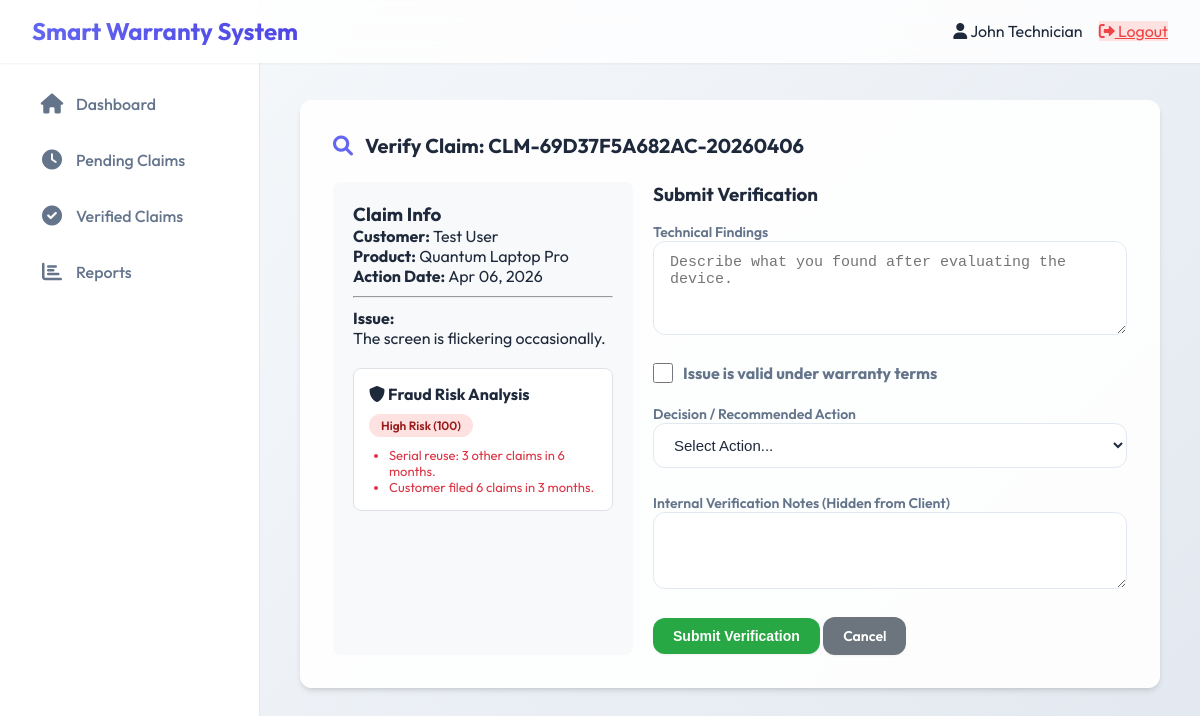
Screenshot of /technician/verify_claim.php?id=1 (signed in) with the database file from the repository.
### tables this page shows
CREATE TABLE `claims` (
  `id` int(11) NOT NULL,
  `claim_number` varchar(50) NOT NULL,
  `warranty_id` int(11) NOT NULL,
  `user_id` int(11) NOT NULL,
  `assigned_technician_id` int(11) DEFAULT NULL,
  `issue_description` text NOT NULL,
  `issue_category` varchar(50) NOT NULL,
  `priority` enum('low','medium','high','urgent') NOT NULL DEFAULT 'medium',
  `status` enum('pending','under_review','approved','rejected','in_progress','completed','replaced','pending_refund','refund_denied') NOT NULL DEFAULT 'pending',
  `created_at` timestamp NOT NULL DEFAULT current_timestamp(),
  `updated_at` timestamp NOT NULL DEFAULT current_timestamp() ON UPDATE current_timestamp()
);

CREATE TABLE `users` (
  `id` int(11) NOT NULL,
  `username` varchar(50) NOT NULL,
  `password` varchar(255) NOT NULL,
  `email` varchar(100) NOT NULL,
  `full_name` varchar(100) NOT NULL,
  `phone` varchar(20) DEFAULT NULL,
  `address` text DEFAULT NULL,
  `user_type` enum('client','technician','admin','owner') NOT NULL DEFAULT 'client',
  `status` enum('active','inactive') NOT NULL DEFAULT 'active',
  `last_login` datetime DEFAULT NULL,
  `created_at` timestamp NOT NULL DEFAULT current_timestamp()
);

CREATE TABLE `products` (
  `id` int(11) NOT NULL,
  `product_name` varchar(100) NOT NULL,
  `model_number` varchar(50) NOT NULL,
  `brand` varchar(50) NOT NULL,
  `price` decimal(10,2) DEFAULT 0.00,
  `warranty_period_months` int(11) NOT NULL,
  `warranty_terms` text DEFAULT NULL,
  `created_at` timestamp NOT NULL DEFAULT current_timestamp()
);

### technician/verify_claim.php (the view, shortened to what this page needs)
<?php
require_once '../config.php';
$claim_id = (int)$_GET['id'];
$stmt = $pdo->prepare("
    SELECT c.*, u.full_name as customer_name, u.email, u.phone, u.address,
           wr.serial_number, wr.purchase_date, wr.warranty_start_date, wr.warranty_end_date, wr.purchase_receipt, wr.purchase_price, wr.quantity,
           p.product_name, p.model_number, p.brand, p.warranty_terms
    FROM claims c
    JOIN users u ON c.user_id = u.id
    JOIN warranty_registrations wr ON c.warranty_id = wr.id
    JOIN products p ON wr.product_id = p.id
    WHERE c.id = ?
");
$stmt->execute([$claim_id]);
$claim = $stmt->fetch();
$fraud_analysis = analyzeClaimForFraud($claim_id);
require_once '../includes/header.php';
require_once '../includes/sidebar.php';
?>
<div class="main-content">
    <div class="section">
        <h2><i class="fas fa-search"></i> Verify Claim: <?php echo htmlspecialchars($claim['claim_number']); ?></h2>
        <div style="display: flex; gap: 20px; flex-wrap: wrap;">
            <div style="flex:1; min-width: 300px; background: #f8f9fa; padding: 20px; border-radius: 8px;">
                <h3>Claim Info</h3>
                <p><strong>Customer:</strong> <?php echo htmlspecialchars($claim['customer_name']); ?></p>
                <p><strong>Product:</strong> <?php echo htmlspecialchars($claim['product_name']); ?></p>
                <p><strong>Action Date:</strong> <?php echo date('M d, Y', strtotime($claim['created_at'])); ?></p>
                <hr style="margin: 10px 0;">
                <p><strong>Issue:</strong><br><?php echo nl2br(htmlspecialchars($claim['issue_description'])); ?></p>
                <div style="margin-top: 20px; padding: 15px; background: #fff; border-radius: 8px; border: 1px solid #dee2e6;">
                    <h4><i class="fas fa-shield-alt"></i> Fraud Risk Analysis</h4>
                    <div style="margin: 10px 0;"><?php echo getFraudRiskBadge($fraud_analysis['score']); ?></div>
                    <?php if(!empty($fraud_analysis['flags'])): ?>
                        <ul style="color: #dc3545; font-size: 13px; padding-left: 20px;">
                            <?php foreach($fraud_analysis['flags'] as $flag): ?>
                                <li><?php echo htmlspecialchars($flag); ?></li>
                            <?php endforeach; ?>
                        </ul>
                    <?php endif; ?>
                </div>
            </div>
            <div style="flex:2; min-width: 300px;">
                <form method="POST" action="" class="form-container" style="max-width: 100%; margin: 0;">
                    <h3>Submit Verification</h3>
                    <div class="form-group" style="margin-top:15px;">
                        <label>Technical Findings</label>
                        <textarea name="findings" rows="4" required placeholder="Describe what you found after evaluating the device."></textarea>
                    </div>
                    <div class="form-group" style="margin: 20px 0;">
                        <label style="display:flex; align-items:center; gap:10px; cursor:pointer; font-size:16px;">
                            <input type="checkbox" name="is_valid" value="1" style="width:20px; height:20px;">
                            <strong>Issue is valid under warranty terms</strong>
                        </label>
                    </div>
                    <div class="form-group">
                        <label>Decision / Recommended Action</label>
                        <select name="recommended_action" required>
                            <option value="">Select Action...</option>
                        </select>
                    </div>
                    <div class="form-group">
                        <label>Internal Verification Notes (Hidden from Client)</label>
                        <textarea name="verification_notes" rows="3"></textarea>
                    </div>
                    <button type="submit" name="verify_claim" class="btn" style="background:#28a745;">Submit Verification</button>
                    <a href="dashboard.php" class="btn" style="background:#6c757d; text-align:center;">Cancel</a>
                </form>
            </div>
        </div>
    </div>
</div>
<?php require_once '../includes/footer.php'; ?>

### assets/css/style.css (style rules this page uses)
* { margin: 0; padding: 0; box-sizing: border-box; }
:root { --primary: #6366f1; --primary-dark: #4f46e5; --secondary: #64748b; --success: #10b981; --warning: #f59e0b; --danger: #ef4444; --info: #0ea5e9; --bg-main: #f8fafc; --bg-card: rgba(255, 255, 255, 0.9); --text-main: #1e293b; --text-muted: #64748b; --shadow-sm: 0 1px 2px 0 rgb(0 0 0 / 0.05); --shadow: 0 4px 6px -1px rgb(0 0 0 / 0.1), 0 2px 4px -2px rgb(0 0 0 / 0.1); --shadow-lg: 0 10px 15px -3px rgb(0 0 0 / 0.1), 0 4px 6px -4px rgb(0 0 0 / 0.1); --radius: 12px; }
body { font-family: 'Outfit', sans-serif; background: linear-gradient(135deg, #f8fafc 0%, #e2e8f0 100%); color: var(--text-main); min-height: 100vh; }
.main-content { margin-left: 260px; padding: 100px 2.5rem 3rem; min-height: 100vh; width: calc(100% - 260px); }
.section { background: var(--bg-card); padding: 2rem; border-radius: var(--radius); box-shadow: var(--shadow); margin-bottom: 2.5rem; border: 1px solid rgba(255, 255, 255, 0.5); overflow-x: auto; }
.section h2 { font-size: 1.25rem; font-weight: 700; margin-bottom: 1.5rem; display: flex; align-items: center; gap: 0.75rem; }
.section h2 i { color: var(--primary); }
.btn { display: inline-flex; align-items: center; gap: 0.5rem; padding: 0.625rem 1.25rem; font-weight: 600; border-radius: var(--radius); cursor: pointer; text-decoration: none; border: none; font-size: 0.875rem; background: var(--primary); color: white; box-shadow: 0 1px 2px rgba(0, 0, 0, 0.05); }
.form-container { max-width: 800px; margin: 0 auto; }
.form-group { margin-bottom: 1.5rem; }
label { font-size: 0.875rem; font-weight: 600; color: var(--text-muted); margin-bottom: 0.5rem; }
input, select, textarea { width: 100%; padding: 0.75rem 1rem; border: 1px solid #e2e8f0; border-radius: var(--radius); background: white; font-size: 0.9375rem; color: var(--text-main); }

### rows the page displays
claims: claim_number "CLM-69D37F5A682AC-20260406", user.full_name "Test User", products.product_name "Quantum Laptop Pro", created_at "Apr 06, 2026", issue_description "The screen is flickering occasionally."

### other values shown
$site_name "Smart Warranty System"
$_SESSION['full_name'] "John Technician"
$score "100"
$flag "Serial reuse: 3 other claims in 6 months."
$flag "Customer filed 6 claims in 3 months."
